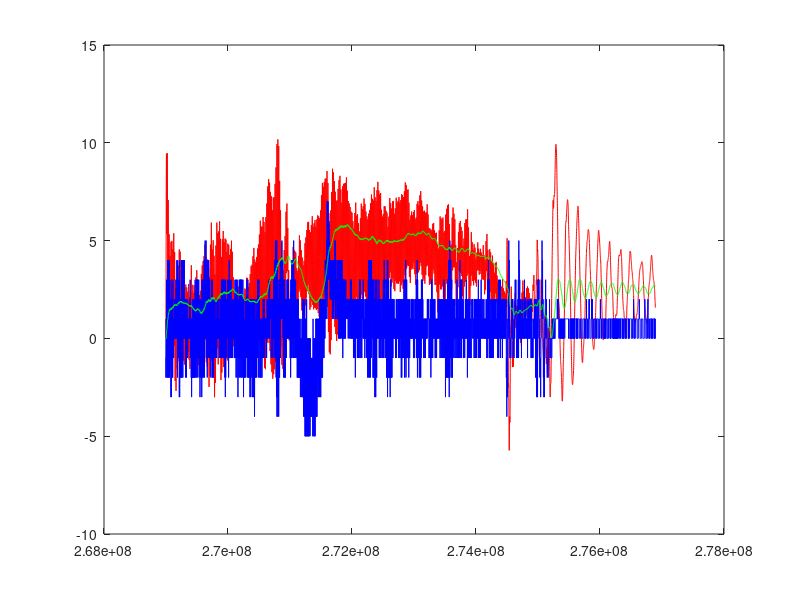
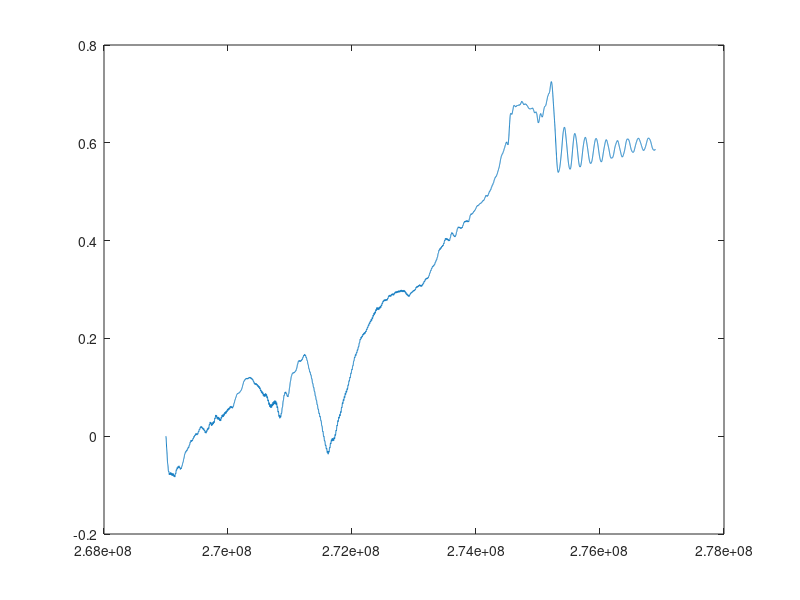
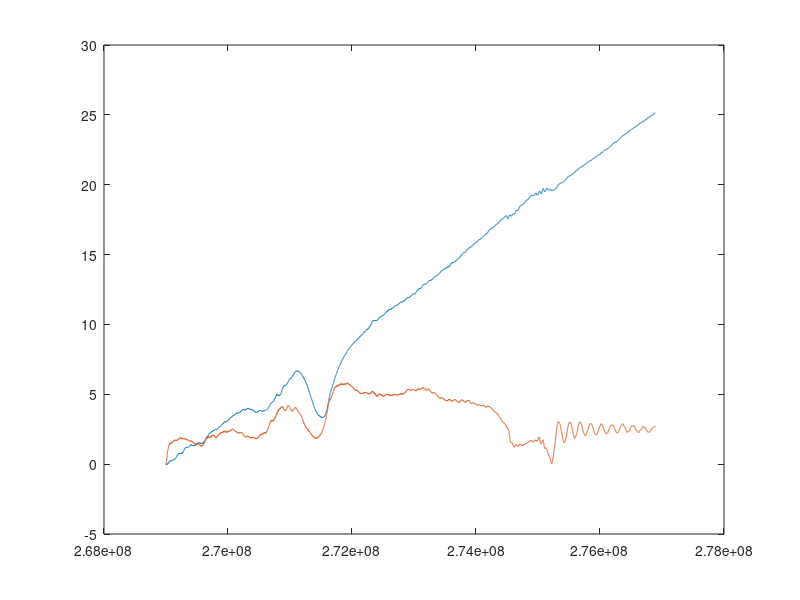

The MATLAB source for these figures, in order:
% Author: Enrico Caruso

%--------------------------------------------------------------------------
% QR2 -- 
%--------------------------------------------------------------------------
% load data
	load logfile.dat;
	t = logfile(:,1);
	say = logfile(:,2);
	sax = logfile(:,3);
	saz = logfile(:,4);
	sp = logfile(:,5);
	sq = logfile(:,6);
	sr = logfile(:,7);
% sample freq: t is in us
	fs = length(t)*1000000/(t(length(t))-t(1));
	n = length(t);
% calibrate static offset
    ay_off = say(n);
	ax_off = sax(n);
	az_off = saz(n);
	p_off = sp(n);
	q_off = sq(n);
	r_off = sr(n);
% estimate real signal values
	ay = say - ay_off;
	ax = sax - ax_off;
	az = saz - az_off;
	p = (sp - p_off);  
	q = - (sq - q_off);
	r = sr - r_off;
% map acc to angles (simplified) 
    phi = ay;
    theta = ax;
    
%--------------------------------------------------------------------------    
% filter phi to reduce scale to show movement
%--------------------------------------------------------------------------    
% filter 2nd order 10Hz 
    a2 = [1,-1.9289423,0.9313817];
    b2 = [0.0006098548,0.0012197096,0.0006098548];
    phi2 = filter(b2,a2,phi);

%--------------------------------------------------------------------------    
% kalman filter to remove dynamic offset in p using phi2
%--------------------------------------------------------------------------    
    p2phi = 0.0041;
    p_bias(1:n) = 0;
    phi_kalman(1:n) = 0;
    C1 = 256;
    C2 = 1000000;
    for i=(2:n)
        p_kalman(i) = p(i-1) - p_bias(i-1);
        phi_kalman(i) = phi_kalman(i-1) + p_kalman(i) * p2phi;
        phi_error(i) = phi_kalman(i) - phi2(i);
        phi_kalman(i) = phi_kalman(i) - phi_error(i) / C1;
        p_bias(i) = p_bias(i-1) + (phi_error(i)/p2phi) / C2;
    end;
    figure; 
    plot(t,phi2,'r');
    hold on;
    plot(t,p,'b');
    hold on;
    plot(t,phi_kalman,'g');
    figure; plot(t,p_bias');
    
    
    
% compare phi from kalman with phi from p
    phi_p(1:n) = 0;
    phi_p(1) = 0;
    for i=(2:n) 
        phi_p(i) = phi_p(i-1) + p(i-1) * p2phi; 
    end;
    figure; plot(t,phi_p,t,phi_kalman);

    
